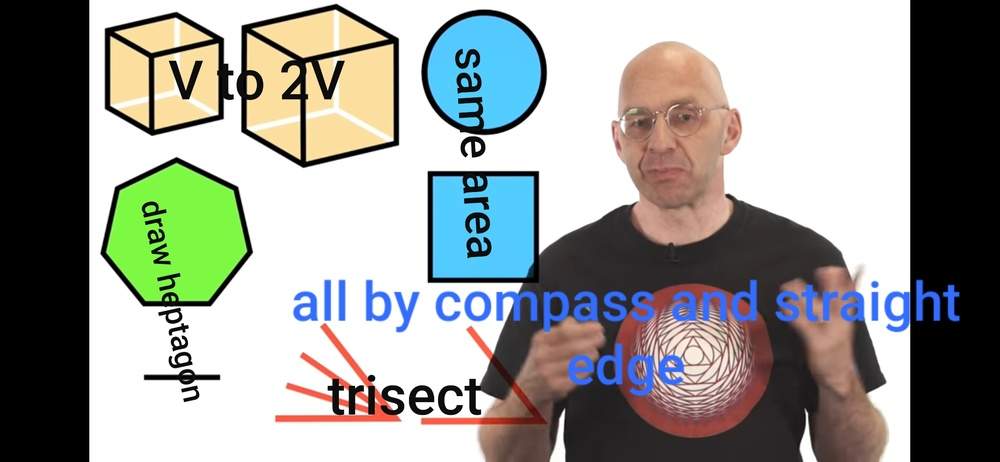
#> input picture test.jpg, 1000 x 462 px, shrunk from 2340 x 1080 before the run
$ python task1_gray.py
#> lines starting #> are read from the running program, lines starting #| are printed output that depends on the picture; after the words box and inside, x2 and y2 are one past the last pixel; in counts of white or black regions, pixels touching at a corner belong together
import cv2 as cv

face_cascade = cv.CascadeClassifier('haarcascade_frontalface_default.xml')

img = cv.imread('test.jpg')
#> img is the input picture: shape (462, 1000, 3); mean B, G, R 149, 153.6, 151.7
gray = cv.cvtColor(img, cv.COLOR_BGR2GRAY)
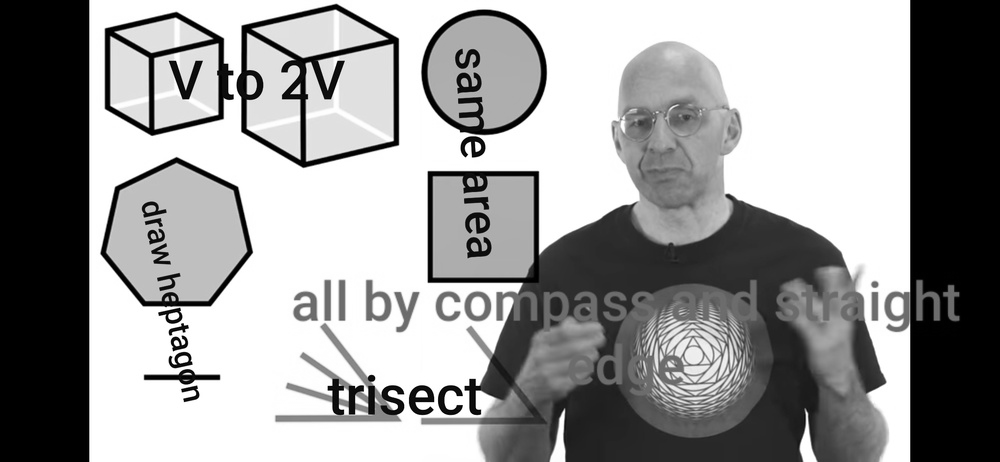
#> gray: shape (462, 1000); min 0, max 255, mean 152.5

faces = face_cascade.detectMultiScale(gray, 1.1, 1)
#> faces = [[516, 344, 47, 47], [421, 26, 83, 83], [144, 276, 83, 83], [606, 78, 117, 117], [782, 243, 175, 175], [242, 228, 215, 215]]

for (x, y, w, h) in faces:
	cv.rectangle(img, (x, y), (x+w, y+h), (0, 255, 0), 2)
#> this loop made 6 passes
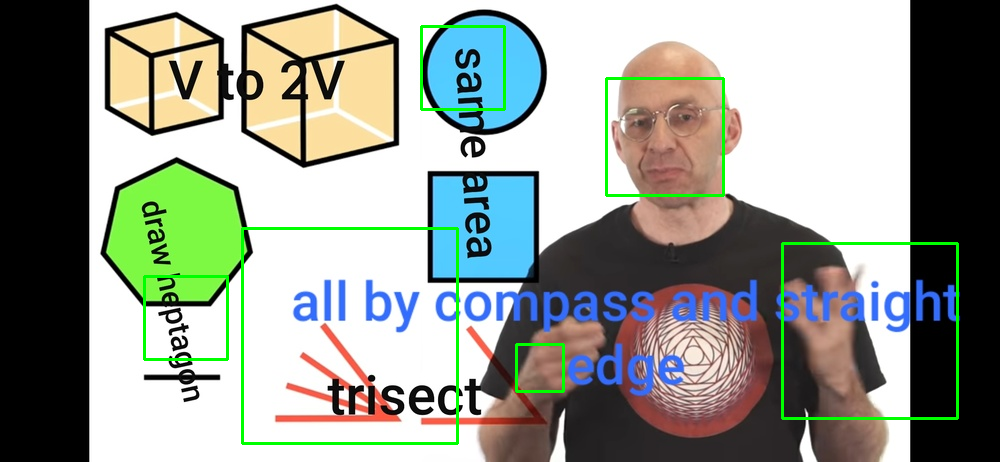
#> img: shape (462, 1000, 3); 1.86% of pixels changed, all inside (x1, y1, x2, y2) = (143, 25, 959, 445)

cv.imshow('img', img)
cv.waitKey()
